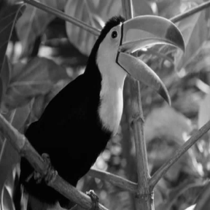
%> input picture image fusion/bird_orig.png, 210 x 210 px
$ octave bird_Script.m   (GNU Octave 9; MATLAB toolbox functions it lacks are replaced by stand-ins)
%> lines starting %> are read from the running program, lines starting %| are printed output that depends on the picture
### image fusion/CSR_Fusion/CSR_Fusion.m
function imgf = CSR_Fusion(img1, img2, D, lambda, flag)

s1=double(img1)/255;
s2=double(img2)/255;
[hei,wid]=size(s1);

tic;
% Highpass filter test image
npd = 16;
fltlmbd = 5;
[s1_l, s1_h] = lowpass(s1, fltlmbd, npd);
[s2_l, s2_h] = lowpass(s2, fltlmbd, npd);

% Compute representation
opt = [];
opt.Verbose = 0;
opt.MaxMainIter = 500;
opt.rho = 100*lambda + 0.5;
opt.RelStopTol = 1e-3;
opt.AuxVarObj = 0;
opt.HighMemSolve = 1;
[X1, optinf1] = cbpdn(D, s1_h, lambda, opt);
[X2, optinf2] = cbpdn(D, s2_h, lambda, opt);

%activity level measure
A1=sum(abs(X1),3);
A2=sum(abs(X2),3);

if flag == 1
    r=9;
else
    r=3;
end

ker=ones(2*r+1,2*r+1)/((2*r+1)*(2*r+1));
AA1=imfilter(A1,ker);
AA2=imfilter(A2,ker);
decisionMap=AA1>AA2;

%base layer fusion
if flag == 1
    imgf_l=s1_l.*decisionMap+s2_l.*(1-decisionMap);
else
    imgf_l=(s1_l+s2_l)/2;
end

%detail layer fusion
[height,width]=size(A1);
X=X1;
for j=1:height
    for i=1:width
        if decisionMap(j,i)==0
            X(j,i,:)=X2(j,i,:);
        end
    end
end
imgf_h = ifft2(sum(bsxfun(@times, fft2(D, size(X,1), size(X,2)), fft2(X)),3),'symmetric');

imgf=uint8((imgf_l+imgf_h)*255);

### image fusion/CSR_Fusion/lowpass.m
function [sl, sh] = lowpass(s, lambda, npad)

% lowpass -- Lowpass filter image and return low and high frequency
%            components, consisting of the lowpass filtered image and
%            its difference with the input image. The lowpass filter
%            is equivalent to Tikhonov regularization with lambda as
%            the regularization parameter and a discrete gradient as
%            the operator in the regularization term.
%
% Usage:
%       [sl, sh] = lowpass(s, lambda, npad)
%
% Input:
%       s         Input image or 3d array of images
%       lambda    Regularization parameter controlling lowpass filtering
%       npad      Number of samples to pad at image boundaries
%
% Output:
%       sl        Lowpass component
%       sh        Highpass component
%
%
% Author: Brendt Wohlberg <brendt@lanl.gov>  Modified: 2015-04-09
%
% This file is part of the SPORCO library. Details of the copyright
% and user license can be found in the 'License' file distributed with
% the library.


if nargin < 3,
  npad = 16;
end

grv = [-1 1];
gcv = [-1 1]';
Gr = fft2(grv, size(s,1)+2*npad, size(s,2)+2*npad);
Gc = fft2(gcv, size(s,1)+2*npad, size(s,2)+2*npad);
A = 1 + lambda*conj(Gr).*Gr + lambda*conj(Gc).*Gc;
sp = padarray(s, [npad npad], 'symmetric', 'both');
slp = ifft2(bsxfun(@rdivide, fft2(sp), A), 'symmetric');
sl = slp((npad+1):(size(slp,1)-npad), (npad+1):(size(slp,2)-npad), :);
sh = s - sl;

return

### image fusion/CSR_Fusion/cbpdn.m
function [Y, optinf] = cbpdn(D, S, lambda, opt)

% cbpdn -- Convolutional Basis Pursuit DeNoising
%
%         argmin_{x_m} (1/2)||\sum_m d_m * x_m - s||_2^2 +
%                           lambda \sum_m ||x_m||_1
%
%         The solution is computed using an ADMM approach (see
%         boyd-2010-distributed) with efficient solution of the main
%         linear systems (see wohlberg-2016-efficient).
%
% Usage:
%       [Y, optinf] = cbpdn(D, S, lambda, opt);
%
% Input:
%       D           Dictionary filter set (3D array)
%       S           Input image
%       lambda      Regularization parameter
%       opt         Algorithm parameters structure
%
% Output:
%       Y           Dictionary coefficient map set (3D array)
%       optinf      Details of optimisation
%
%
% Options structure fields:
%   Verbose          Flag determining whether iteration status is displayed.
%                    Fields are iteration number, functional value,
%                    data fidelity term, l1 regularisation term, and
%                    primal and dual residuals (see Sec. 3.3 of
%                    boyd-2010-distributed). The value of rho is also
%                    displayed if options request that it is automatically
%                    adjusted.
%   MaxMainIter      Maximum main iterations
%   AbsStopTol       Absolute convergence tolerance (see Sec. 3.3.1 of
%                    boyd-2010-distributed)
%   RelStopTol       Relative convergence tolerance (see Sec. 3.3.1 of
%                    boyd-2010-distributed)
%   L1Weight         Weighting array for coefficients in l1 norm of X
%   Y0               Initial value for Y
%   U0               Initial value for U
%   rho              ADMM penalty parameter
%   AutoRho          Flag determining whether rho is automatically updated
%                    (see Sec. 3.4.1 of boyd-2010-distributed)
%   AutoRhoPeriod    Iteration period on which rho is updated
%   RhoRsdlRatio     Primal/dual residual ratio in rho update test
%   RhoScaling       Multiplier applied to rho when updated
%   AutoRhoScaling   Flag determining whether RhoScaling value is
%                    adaptively determined (see wohlberg-2015-adaptive). If
%                    enabled, RhoScaling specifies a maximum allowed
%                    multiplier instead of a fixed multiplier.
%   RhoRsdlTarget    Residual ratio targeted by auto rho update policy.
%   StdResiduals     Flag determining whether standard residual definitions
%                    (see Sec 3.3 of boyd-2010-distributed) are used instead
%                    of normalised residuals (see wohlberg-2015-adaptive)
%   RelaxParam       Relaxation parameter (see Sec. 3.4.3 of
%                    boyd-2010-distributed)
%   NonNegCoef       Flag indicating whether solution should be forced to
%                    be non-negative
%   NoBndryCross     Flag indicating whether all solution coefficients
%                    corresponding to filters crossing the image boundary
%                    should be forced to zero.
%   AuxVarObj        Flag determining whether objective function is computed
%                    using the auxiliary (split) variable
%   HighMemSolve     Use more memory for a slightly faster solution
%
%
% Author: Brendt Wohlberg <brendt@lanl.gov>  Modified: 2015-12-28
%
% This file is part of the SPORCO library. Details of the copyright
% and user license can be found in the 'License' file distributed with
% the library.


if nargin < 4,
  opt = [];
end
checkopt(opt, defaultopts([]));
opt = defaultopts(opt);

% Set up status display for verbose operation
hstr = 'Itn   Fnc       DFid      l1        r         s      ';
sfms = '%4d %9.2e %9.2e %9.2e %9.2e %9.2e';
nsep = 54;
if opt.AutoRho,
  hstr = [hstr '   rho  '];
  sfms = [sfms ' %9.2e'];
  nsep = nsep + 10;
end
if opt.Verbose && opt.MaxMainIter > 0,
  disp(hstr);
  disp(char('-' * ones(1,nsep)));
end

% Collapsing of trailing singleton dimensions greatly complicates
% handling of both SMV and MMV cases. The simplest approach would be
% if S could always be reshaped to 4d, with dimensions consisting of
% image rows, image cols, a single dimensional placeholder for number
% of filters, and number of measurements, but in the single
% measurement case the third dimension is collapsed so that the array
% is only 3d.
if size(S,3) > 1 && size(S,4) == 1,
  xsz = [size(S,1) size(S,2) size(D,3) size(S,3)];
  % Insert singleton 3rd dimension (for number of filters) so that
  % 4th dimension is number of images in input s volume
  S = reshape(S, [size(S,1) size(S,2) 1 size(S,3)]);
else
  xsz = [size(S,1) size(S,2) size(D,3) size(S,4)];
end

% Start timer
tstart = tic;

% Compute filters in DFT domain
Df = fft2(D, size(S,1), size(S,2));
% Convolve-sum and its Hermitian transpose
Dop = @(x) sum(bsxfun(@times, Df, x), 3);
DHop = @(x) bsxfun(@times, conj(Df), x);
% Compute signal in DFT domain
Sf = fft2(S);
% S convolved with all filters in DFT domain
DSf = DHop(Sf);

% Default lambda is 1/10 times the lambda value beyond which the
% solution is a zero vector
if nargin < 3 | isempty(lambda),
  b = ifft2(DHop(Sf), 'symmetric');
  lambda = 0.1*max(vec(abs(b)));
end

% Set up algorithm parameters and initialise variables
rho = opt.rho;
if isempty(rho), rho = 50*lambda+1; end;
if isempty(opt.RhoRsdlTarget),
  if opt.StdResiduals,
    opt.RhoRsdlTarget = 1;
  else
    opt.RhoRsdlTarget = 1 + (18.3).^(log10(lambda) + 1);
  end
end
if opt.HighMemSolve,
  C = bsxfun(@rdivide, Df, sum(Df.*conj(Df), 3) + rho);
else
  C = [];
end
Nx = prod(xsz);
optinf = struct('itstat', [], 'opt', opt);
r = Inf;
s = Inf;
epri = 0;
edua = 0;

% Initialise main working variables
X = [];
if isempty(opt.Y0),
  Y = zeros(xsz, class(S));
else
  Y = opt.Y0;
end
Yprv = Y;
if isempty(opt.U0),
  if isempty(opt.Y0),
    U = zeros(xsz, class(S));
  else
    U = (lambda/rho)*sign(Y);
  end
else
  U = opt.U0;
end

% Main loop
k = 1;
while k <= opt.MaxMainIter && (r > epri | s > edua),
%while k <= opt.MaxMainIter ,
  % Solve X subproblem
  Xf = solvedbi_sm(Df, rho, DSf + rho*fft2(Y - U), C);
  X = ifft2(Xf, 'symmetric');

  % See pg. 21 of boyd-2010-distributed
  if opt.RelaxParam == 1,
    Xr = X;
  else
    Xr = opt.RelaxParam*X + (1-opt.RelaxParam)*Y;
  end

  % Solve Y subproblem
  Y = shrink(Xr + U, (lambda/rho)*opt.L1Weight);
  if opt.NonNegCoef,
    Y(Y < 0) = 0;
  end
  if opt.NoBndryCross,
    Y((end-size(D,1)+2):end,:,:,:) = 0;
    Y(:,(end-size(D,2)+2):end,:,:) = 0;
  end

  % Update dual variable
  U = U + Xr - Y;

  % Compute data fidelity term in Fourier domain (note normalisation)
  if opt.AuxVarObj,
    Yf = fft2(Y); % This represents unnecessary computational cost
    Jdf = sum(vec(abs(sum(bsxfun(@times,Df,Yf),3)-Sf).^2))/(2*xsz(1)*xsz(2));
    Jl1 = sum(abs(vec(bsxfun(@times, opt.L1Weight, Y))));
  else
    Jdf = sum(vec(abs(sum(bsxfun(@times,Df,Xf),3)-Sf).^2))/(2*xsz(1)*xsz(2));
    Jl1 = sum(abs(vec(bsxfun(@times, opt.L1Weight, X))));
  end
  Jfn = Jdf + lambda*Jl1;

  nX = norm(X(:)); nY = norm(Y(:)); nU = norm(U(:));
  if opt.StdResiduals,
    % See pp. 19-20 of boyd-2010-distributed
    r = norm(vec(X - Y));
    s = norm(vec(rho*(Yprv - Y)));
    epri = sqrt(Nx)*opt.AbsStopTol+max(nX,nY)*opt.RelStopTol;
    edua = sqrt(Nx)*opt.AbsStopTol+rho*nU*opt.RelStopTol;
  else
    % See wohlberg-2015-adaptive
    r = norm(vec(X - Y))/max(nX,nY);
    s = norm(vec(Yprv - Y))/nU;
    epri = sqrt(Nx)*opt.AbsStopTol/max(nX,nY)+opt.RelStopTol;
    edua = sqrt(Nx)*opt.AbsStopTol/(rho*nU)+opt.RelStopTol;
  end

  % Record and display iteration details
  tk = toc(tstart);
  optinf.itstat = [optinf.itstat; [k Jfn Jdf Jl1 r s epri edua rho tk]];
  if opt.Verbose,
    if opt.AutoRho,
      disp(sprintf(sfms, k, Jfn, Jdf, Jl1, r, s, rho));
    else
      disp(sprintf(sfms, k, Jfn, Jdf, Jl1, r, s));
    end
  end

  % See wohlberg-2015-adaptive and pp. 20-21 of boyd-2010-distributed
  if opt.AutoRho,
    if k ~= 1 && mod(k, opt.AutoRhoPeriod) == 0,
      if opt.AutoRhoScaling,
        rhomlt = sqrt(r/(s*opt.RhoRsdlTarget));
        if rhomlt < 1, rhomlt = 1/rhomlt; end
        if rhomlt > opt.RhoScaling, rhomlt = opt.RhoScaling; end
      else
        rhomlt = opt.RhoScaling;
      end
      rsf = 1;
      if r > opt.RhoRsdlTarget*opt.RhoRsdlRatio*s, rsf = rhomlt; end
      if s > (opt.RhoRsdlRatio/opt.RhoRsdlTarget)*r, rsf = 1/rhomlt; end
      rho = rsf*rho;
      U = U/rsf;
      if opt.HighMemSolve && rsf ~= 1,
        C = bsxfun(@rdivide, Df, sum(Df.*conj(Df), 3) + rho);
      end
    end
  end

  Yprv = Y;
  k = k + 1;

end

% Record run time and working variables
optinf.runtime = toc(tstart);
optinf.X = X;
optinf.Xf = Xf;
optinf.Y = Y;
optinf.U = U;
optinf.lambda = lambda;
optinf.rho = rho;

% End status display for verbose operation
if opt.Verbose && opt.MaxMainIter > 0,
  disp(char('-' * ones(1,nsep)));
end

return


% [16 lines left out: functions vec, shrink, not called in this run]


function opt = defaultopts(opt)

  if ~isfield(opt,'Verbose'),
    opt.Verbose = 0;
  end
  if ~isfield(opt,'MaxMainIter'),
    opt.MaxMainIter = 1000;
  end
  if ~isfield(opt,'AbsStopTol'),
    opt.AbsStopTol = 0;
  end
  if ~isfield(opt,'RelStopTol'),
    opt.RelStopTol = 1e-4;
  end
  if ~isfield(opt,'L1Weight'),
    opt.L1Weight = 1;
  end
  if ~isfield(opt,'Y0'),
    opt.Y0 = [];
  end
  if ~isfield(opt,'U0'),
    opt.U0 = [];
  end
  if ~isfield(opt,'rho'),
    opt.rho = [];
  end
  if ~isfield(opt,'AutoRho'),
    opt.AutoRho = 1;
  end
  if ~isfield(opt,'AutoRhoPeriod'),
    opt.AutoRhoPeriod = 1;
  end
  if ~isfield(opt,'RhoRsdlRatio'),
    opt.RhoRsdlRatio = 1.2;
  end
  if ~isfield(opt,'RhoScaling'),
    opt.RhoScaling = 100;
  end
  if ~isfield(opt,'AutoRhoScaling'),
    opt.AutoRhoScaling = 1;
  end
  if ~isfield(opt,'RhoRsdlTarget'),
    opt.RhoRsdlTarget = [];
  end
  if ~isfield(opt,'StdResiduals'),
    opt.StdResiduals = 0;
  end
  if ~isfield(opt,'RelaxParam'),
    opt.RelaxParam = 1.8;
  end
  if ~isfield(opt,'NonNegCoef'),
    opt.NonNegCoef = 0;
  end
  if ~isfield(opt,'NoBndryCross'),
    opt.NoBndryCross = 0;
  end
  if ~isfield(opt,'AuxVarObj'),
    opt.AuxVarObj = 0;
  end
  if ~isfield(opt,'HighMemSolve'),
    opt.HighMemSolve = 0;
  end

return

### image fusion/CSR_Fusion/bird_Script.m
close all;
clear;
clc;

% Load dictionary
% load('dict.mat');
% load('d.mat');
load('../d.mat');
D=d;

% Load images
% A=imread('sourceimages/s01_1.tif');
% B=imread('sourceimages/s01_2.tif');

orig=imread('../bird_orig.png');
%> orig is the input picture: size 210x210 uint8; min 0, max 255, mean 82.9
A=imread('../bird_A.png');
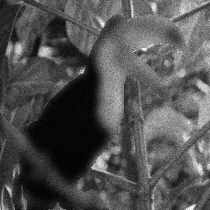
%> input picture image fusion/bird_A.png, 210 x 210 px
%> A is the input picture: size 210x210 uint8; min 0, max 255, mean 81.7
B=imread('../bird_B.png');
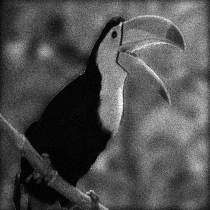
%> input picture image fusion/bird_B.png, 210 x 210 px
%> B is the input picture: size 210x210 uint8; min 0, max 255, mean 79.2


figure,imshow(A)
figure,imshow(B)

%key parameters
lambda=0.01;
flag=1; % 1 for multi-focus image fusion and otherwise for multi-modal image fusion

%CSR-based fusion
tic;
F=CSR_Fusion(A,B,D,lambda,flag);
%> in lowpass, `sp = padarray(s, [npad npad], 'symmetric', 'both');`:
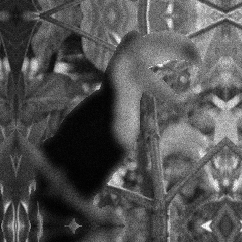
%> sp: size 242x242 double; min 0, max 1, mean 0.328
%> in lowpass, `sh = s - sl;`:
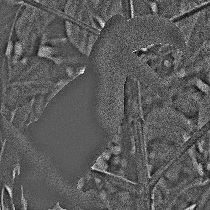
%> sh: size 210x210 double; min -0.232, max 0.414, mean -3.92e-09; drawn with min black and max white
%> call 2 of lowpass, with lambda = 5, npad = 16
%> in lowpass (call 2), `sp = padarray(s, [npad npad], 'symmetric', 'both');`:
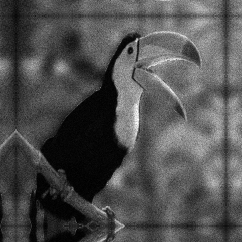
%> sp: size 242x242 double; min 0, max 1, mean 0.312
%> in lowpass (call 2), `slp = ifft2(bsxfun(@rdivide, fft2(sp), A), 'symmetric');`:
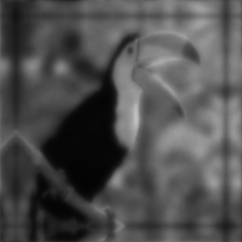
%> slp: size 242x242 double; min 0.0146, max 0.757, mean 0.312
%> in lowpass (call 2), `sh = s - sl;`:
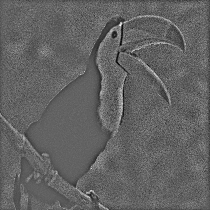
%> sh: size 210x210 double; min -0.304, max 0.476, mean -3.01e-08; drawn with min black and max white
%> the run ends on the next line
